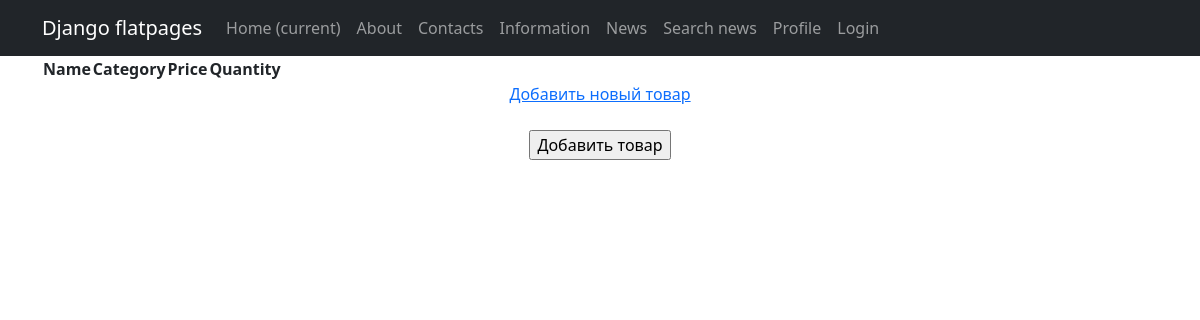
Before: /products/ with the older database file.
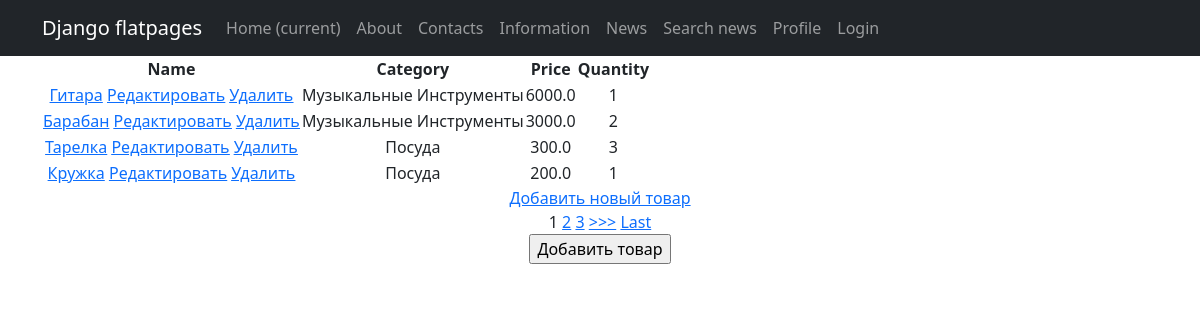
After: the same page with the newer database file.
### simpleapp/models.py (models this page shows, shortened)
class Product(models.Model):
    name = models.CharField(
        max_length=50,
        unique=True,  # названия товаров не должны повторяться
    )
    description = models.TextField()
    quantity = models.IntegerField(
        validators=[MinValueValidator(0)],
    )
    category = models.ForeignKey(
        to='Category',
        on_delete=models.CASCADE,
        related_name='products',
    )
    price = models.FloatField(
        validators=[MinValueValidator(0.0)],
    )

class Category(models.Model):
    name = models.CharField(max_length=100, unique=True)  # названия категорий тоже не должны повторяться

### simpleapp/views.py (the view)
# urls.py: path('', Products.as_view()),
class Products(ListView):
    model = Product
    template_name = 'product_list.html'
    context_object_name = 'products'
    ordering = ['-price']
    paginate_by = 1
    def get_context_data(self, **kwargs):
        context = super().get_context_data(**kwargs)
        context['filter'] = ProductFilter(self.request.GET, queryset=self.get_queryset())
        return context

### project/templates/product_list.html (shortened to what this page needs)
{% extends 'flatpages/default.html' %}
{% block content %}
<table>
    <thead>
        <th>
            Name
        </th>
        <th>
            Category
        </th>
        <th>
            Price
        </th>
        <th>
            Quantity
        </th>
    </thead>
    {% for product in filter.qs %}
    <tr>
        <td>
            <a href="{% url 'product_detail' product.id %}">{{ product.name|title }}</a>
            <a href="{% url 'product_update' product.id %}"><u>Редактировать</u></a>
            <a href="{% url 'product_delete' product.id %}"><u> Удалить </u></a>
        </td>
        <td>
            {{ product.category.name|title }}
        </td>
        <td>
            {{ product.price }}
        </td>
        <td>
            {{ product.quantity }}
        </td>
    </tr>
    {% endfor %}
</table>
<a href="{% url 'product_create' %}">Добавить новый товар</a> <br>
{% if is_paginated %}
    {% for num in page_obj.paginator.page_range %}
        {% if page_obj.number == num %}
            <a>{{ num }}</a>
        {% elif num > page_obj.number|add:'-3' and num < page_obj.number|add:'3' %}
            <a href="?page={{ num }}">{{ num }}</a>
        {% endif %}
    {% endfor %}
    {% if page_obj.has_next %}
        <a href="?page={{ page_obj.next_page_number }}">>>></a>
        <a href="?page={{ page_obj.paginator.num_pages }}">Last</a>
    {% endif %}
{% endif %}
<br>
<form method="post">
    <input type="submit" value="Добавить товар">
</form>
{% endblock content %}

### project/templates/flatpages/default.html (shortened to what this page needs)
<!DOCTYPE html>
<html lang="en">
    <head>
        {% load static%}
        <link href="{% static 'css/styles.css' %}" rel="stylesheet" />
    </head>
    <body>
        <nav class="navbar navbar-expand-lg navbar-dark bg-dark static-top">
       <div class="container">
           <a class="navbar-brand" href="#">Django flatpages</a>
           <div class="collapse navbar-collapse" id="navbarResponsive">
               <ul class="navbar-nav ml-auto">
                   <li class="nav-item active">
                       <a class="nav-link" href="#">Home
                           <span class="sr-only">(current)</span>
                       </a>
                   </li>
                   <li class="nav-item">
                       <a class="nav-link" href="/about/">About</a>
                   </li>
                   <li class="nav-item">
                       <a class="nav-link" href="/contacts/">Contacts</a>
                   </li>
                   <li class="nav-item">
                       <a class="nav-link" href="/information/">Information</a>
                   <li class="nav-item">
                       <a class="nav-link" href="/news/">News</a>
                   <li class="nav-item">
                       <a class="nav-link" href="/news/search/">Search news</a>
                   <li class="nav-item">
                       <a class="nav-link" href="/accounts/profile/">Profile</a>
                   </li>
                   <li class="nav-item">
                       <a class="nav-link" href="/sign/login/">Login</a>
                   </li>
               </ul>
           </div>
       </div>
    </nav>
        <div class="container">
            <div class="row">
                <div class="col-lg-12 text-center">
                   {% block content %}{% endblock content %}
                </div>
            </div>
        </div>
    </body>
</html>

Changed rows visible on the page:
added Product: name "Гитара", category.name "Музыкальные Инструменты", price "6000.0", quantity "1"
added Product: name "Барабан", category.name "Музыкальные Инструменты", price "3000.0", quantity "2"
added Product: name "Тарелка", category.name "Посуда", price "300.0", quantity "3"
added Product: name "Кружка", category.name "Посуда", price "200.0", quantity "1"
Other visible differences:
new list line: "1"
new list line: "2"
new list line: "3"
text now shown: ">>> Last"
